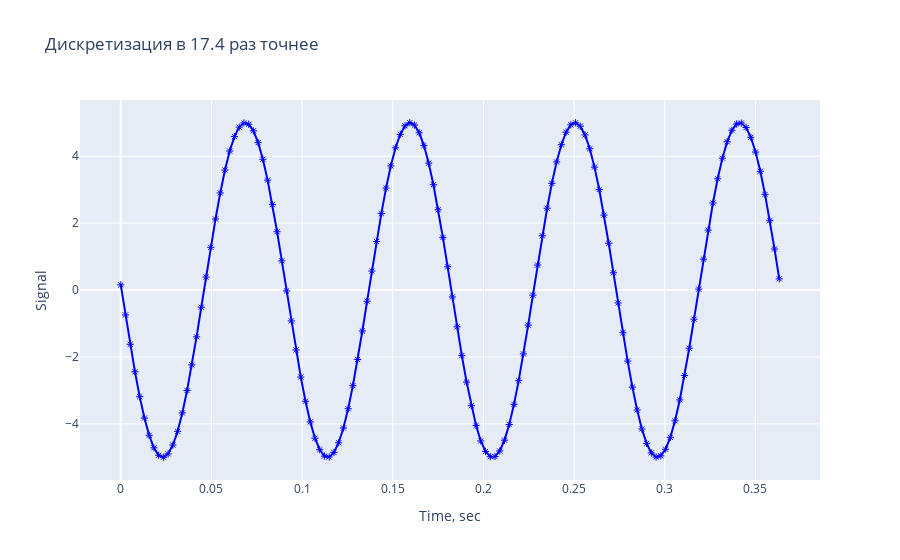

The notebook cell this image was saved under:
### Code cell
data = [
    go.Scatter(
        x = tv,
        y = y1v,
        mode = 'markers+lines',
        marker = dict(color='blue', symbol=135),
        name = f'Дискретизация в {mvis} раз точнее'
    )
]
layout = go.Layout(
    title=f'Дискретизация в {mvis} раз точнее',
    xaxis=dict(title='Time, sec'),
    yaxis=dict(title='Signal')
    )
fig = go.Figure(data=data, layout=layout)
iplot(fig)

### Figure 1 — Plotly figure (JSON) as saved in the notebook; plotly's stock layout.template omitted (floating-point values rounded to 4 significant figures; data arrays with more than 128 entries replaced by an {"elided": "..."} marker saying what was removed)
{"data": [{"name": "Дискретизация в 17.4 раз точнее", "y": {"elided": "140 float values"}, "mode": "markers+lines", "marker": {"color": "blue", "symbol": 135}, "x": {"elided": "140 float values"}, "type": "scatter"}], "layout": {"yaxis": {"title": {"text": "Signal"}}, "xaxis": {"title": {"text": "Time, sec"}}, "title": {"text": "Дискретизация в 17.4 раз точнее"}}}
